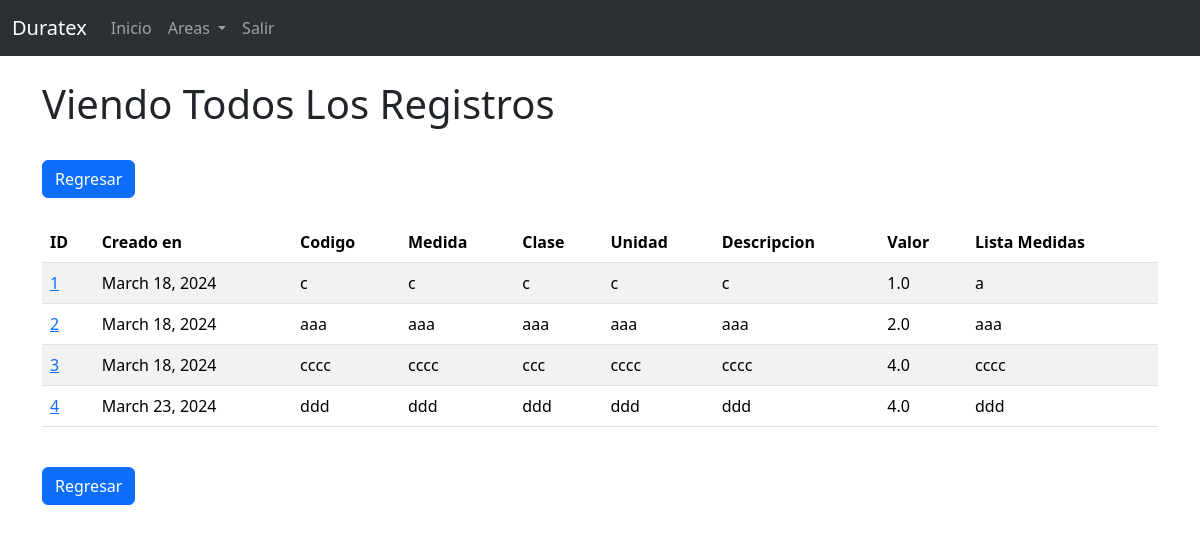
/inventarios/registros/ (signed in), run on an earlier commit of the app's database.
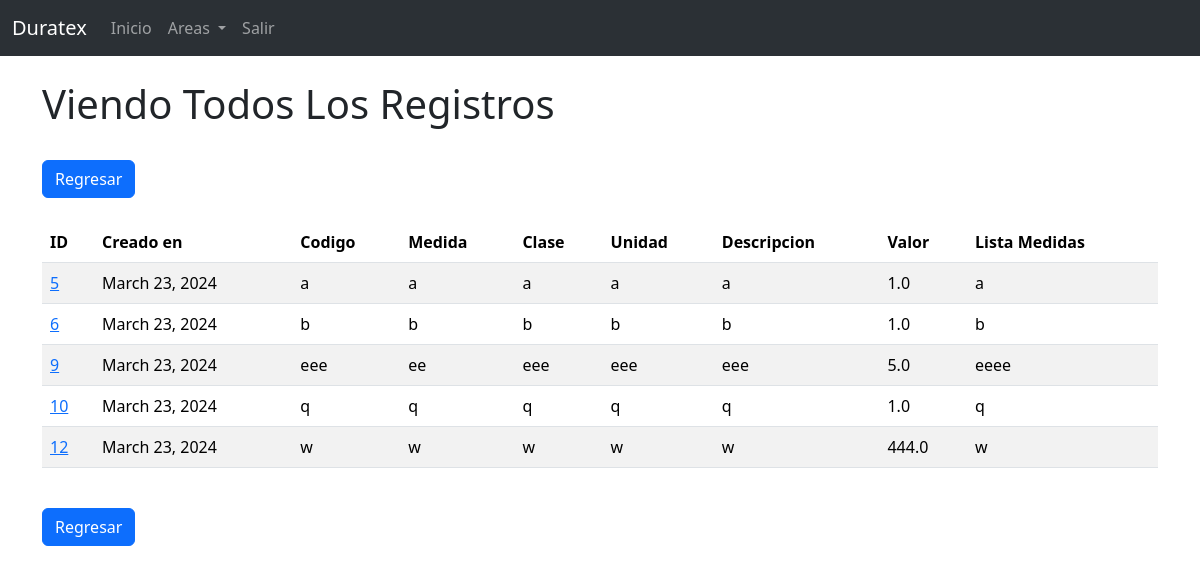
And on a later commit of the database.
### sfcs/models.py (models this page shows, shortened)
class Almacen(models.Model):
    creado_en = models.DateField(auto_now_add=True)
    codigo = models.CharField(max_length=100)
    medida = models.CharField(max_length=100)
    clase = models.CharField(max_length=100)
    unidad = models.CharField(max_length=100)
    descripcion = models.CharField(max_length=150)
    valor = models.FloatField(max_length=15)
    lista_medidas = models.CharField(max_length=100)

### sfcs/views.py (the view)
# urls.py: path('inventarios/registros/', views.inventarios_registros, name='inventarios_registros'),
def inventarios_registros(request):
    if request.user.is_authenticated:
        registros = Almacen.objects.all()
    else:
        messages.error(request, "Debes de iniciar sesion!")
        print ("no ha iniciado sesion para ver esa pagina")
        return redirect('home')
    return render(request, 'inventarios/registro.html', {'registros': registros})

### sfcs/templates/inventarios/registro.html (shortened to what this page needs)
{% extends 'base.html' %}
{% block content %}
{% if user.is_authenticated %}
<h1>Viendo Todos Los Registros</h1>
<br/>
<a href="javascript:history.back()" class="btn btn-primary">Regresar</a>
<br/><br/>
{% if registros %}
<table class="table table-striped table-hover">
  <thead>
    <tr>
      <th scope="col">ID</th>
      <th scope="col">Creado en</th>
      <th scope="col">Codigo</th>
      <th scope="col">Medida</th>
      <th scope="col">Clase</th>
      <th scope="col">Unidad</th>
      <th scope="col">Descripcion</th>
      <th scope="col">Valor</th>
      <th scope="col">Lista Medidas</th>
    </tr>
  </thead>
  <tbody>
    {% for registro in registros %}
    <tr>
      <td><a href="{% url 'inventarios_registro' registro.id %}"">{{ registro.id }}</a></td>
      <td>{{ registro.creado_en }}</td>
      <td>{{ registro.codigo }}</td>
      <td>{{ registro.medida }}</td>
      <td>{{ registro.clase }}</td>
      <td>{{ registro.unidad }}</td>
      <td>{{ registro.descripcion }}</td>
      <td>{{ registro.valor }}</td>
      <td>{{ registro.lista_medidas }}</td>
    </tr>
    {% endfor %}
  </tbody>
</table>
{% endif %}
<br/>
<a href="javascript:history.back()" class="btn btn-primary">Regresar</a>
<br/>
{% endif %}
{% endblock %}

What changed in the data, as far as the page shows it:
removed Almacen: id "1", creado_en "March 18, 2024", codigo "c", medida "c", clase "c", unidad "c", descripcion "c", valor "1.0", lista_medidas "a"
removed Almacen: id "2", creado_en "March 18, 2024", codigo "aaa", medida "aaa", clase "aaa", unidad "aaa", descripcion "aaa", valor "2.0", lista_medidas "aaa"
removed Almacen: id "3", creado_en "March 18, 2024", codigo "cccc", medida "cccc", clase "ccc", unidad "cccc", descripcion "cccc", valor "4.0", lista_medidas "cccc"
removed Almacen: id "4", creado_en "March 23, 2024", codigo "ddd", medida "ddd", clase "ddd", unidad "ddd", descripcion "ddd", valor "4.0", lista_medidas "ddd"
added Almacen: id "5", creado_en "March 23, 2024", codigo "a", medida "a", clase "a", unidad "a", descripcion "a", valor "1.0", lista_medidas "a"
added Almacen: id "6", creado_en "March 23, 2024", codigo "b", medida "b", clase "b", unidad "b", descripcion "b", valor "1.0", lista_medidas "b"
added Almacen: id "9", creado_en "March 23, 2024", codigo "eee", medida "ee", clase "eee", unidad "eee", descripcion "eee", valor "5.0", lista_medidas "eeee"
added Almacen: id "10", creado_en "March 23, 2024", codigo "q", medida "q", clase "q", unidad "q", descripcion "q", valor "1.0", lista_medidas "q"
added Almacen: id "12", creado_en "March 23, 2024", codigo "w", medida "w", clase "w", unidad "w", descripcion "w", valor "444.0", lista_medidas "w"
